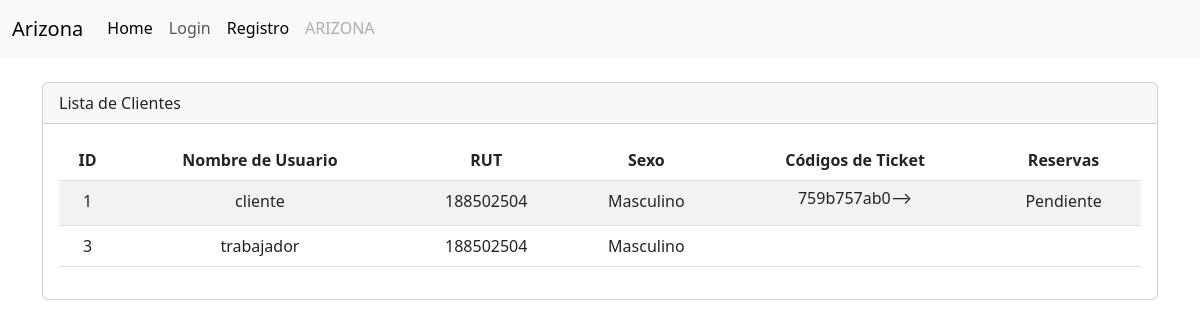
/cliente/list/, run on an earlier commit of the app's database.
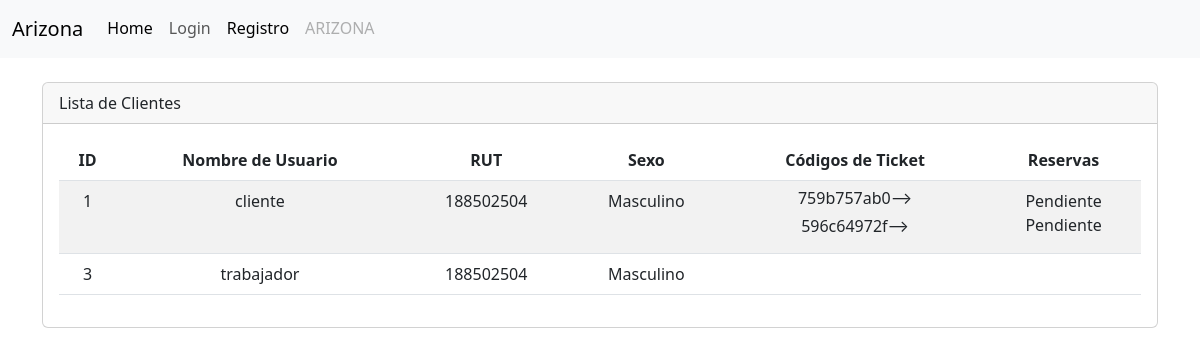
And on a later commit of the database.
### cliente/models.py (models this page shows, shortened)
class Cliente(models.Model):
    SEXO = [
        ('F', 'Femenino'),
        ('M', 'Masculino'),
    ]
    user = models.OneToOneField(
        'accounts.User',
        verbose_name='Usuario',
        on_delete=models.CASCADE
    )
    rut = models.CharField(max_length=10)
    sexo = models.CharField(max_length=10, choices=SEXO)

class Ticket(models.Model):
    cliente = models.ForeignKey(Cliente, on_delete=models.CASCADE)
    codigo = models.CharField(max_length=10)
    fecha_envio = models.DateTimeField(auto_now_add=True)
    reserva = models.ForeignKey(Reserva, on_delete=models.CASCADE)

class Reserva(models.Model):
    cliente = models.ForeignKey(Cliente, on_delete=models.CASCADE)
    agenda = models.ForeignKey(Agenda, on_delete=models.CASCADE)
    dia = models.DateField()
    ESTADO_CHOICES = [
        ('disponible', 'Disponible'),
        ('pendiente', 'Pendiente'),
        ('finalizada', 'Finalizada'),
    ]
    estado = models.CharField(max_length=20, choices=ESTADO_CHOICES, default='disponible')
    class Meta:
        unique_together = ('agenda', 'cliente', 'dia')

### accounts/models.py (models this page shows, shortened)
class User(AbstractBaseUser, PermissionsMixin):
    id = models.AutoField(primary_key=True, unique=True)
    username = models.CharField(
        'Usuario', max_length=30, unique=True, validators=[
            validators.RegexValidator(
                re.compile('^[\w.@+-]+$'),
                'ingrese un nombre de usuario valido '
                'Este valor debe contener solo letras, números '
                'excepto: @/./+/-/_.',
                'invalid'
            )
        ],
        help_text='Un nombre corto que sera usado'+
                  ' para identificarlo de forma unica en la plataforma.'
    )
    name = models.CharField('Nombre', max_length=20)
    apellidos = models.CharField('Apellidos', max_length=30)
    email = models.EmailField('Email', unique=True)
    is_staff = models.BooleanField('Admin', default=False)
    is_active = models.BooleanField('Ativo', default=True)
    date_joined = models.DateTimeField('Data de Entrada', auto_now_add=True)
    roles = models.ForeignKey(Rol, on_delete=models.CASCADE, blank=True, null=True)
    USERNAME_FIELD = 'username'
    REQUIRED_FIELDS = ['email']
    objects = CustomUserManager()
    class Meta:
        verbose_name = 'Usuario'
        verbose_name_plural = 'Usuarios'

### cliente/views.py (the view)
# urls.py: path('list/', views.cliente_list, name='cliente_list'),
def cliente_list(request):
    clientes = Cliente.objects.all()
    context = {'clientes': clientes}
    return render(request, 'cliente/listar.html', context)

### servicio/models.py (called while the page is built)
    def __str__(self):
        return self.nombre

    def __str__(self):
        return f'Cancha {self.numeracion}'

    def __str__(self):
        return f'{self.hora_inicio.strftime("%I:%M %p")} - {self.hora_fin.strftime("%I:%M %p")}'

### cliente/templates/cliente/listar.html (shortened to what this page needs)
{% extends "layout.html" %}
{% load static %}
{% load humanize %}
{% block container %}
<div class="container">
  <br>
  <div class="card">
    <div class="card-header">
      Lista de Clientes
    </div>
    <div class="card-body">
      <div class="table-responsive text-center">
        <table class="table table-striped table-hover">
          <thead>
            <tr>
              <th>ID</th>
              <th>Nombre de Usuario </th>
              <th>RUT</th>
              <th>Sexo</th>
              <th>Códigos de Ticket</th>
              <th>Reservas</th>
            </tr>
          </thead>
          <tbody>
            {% for cliente in clientes %}
            <tr>
              <td>{{ cliente.id }}</td>
              <td>{{ cliente.user.username }}</td>
              <td>{{ cliente.rut }}</td>
              <td>{{ cliente.get_sexo_display }}</td>
              <td>
                {% for ticket in cliente.ticket_set.all %}
                <a class="btn ticket-modal-button" data-target="#ticketModal{{ ticket.codigo }}" data-toggle="modal"
                  style="margin-top: -10px;">{{ ticket.codigo }}&#10230;</a><br>
                {% endfor %}
              </td>
              <td>
                {% for reserva in cliente.reserva_set.all %}
                {{ reserva.get_estado_display }}<br>
                {% endfor %}
              </td>
            </tr>
            {% endfor %}
          </tbody>
        </table>
      </div>
    </div>
  </div>
</div>
{% endblock %}

What changed in the data, as far as the page shows it:
added Ticket: codigo "596c64972f", shown under Cliente "cliente"
added Reserva: estado "Pendiente", shown under Cliente "cliente"
